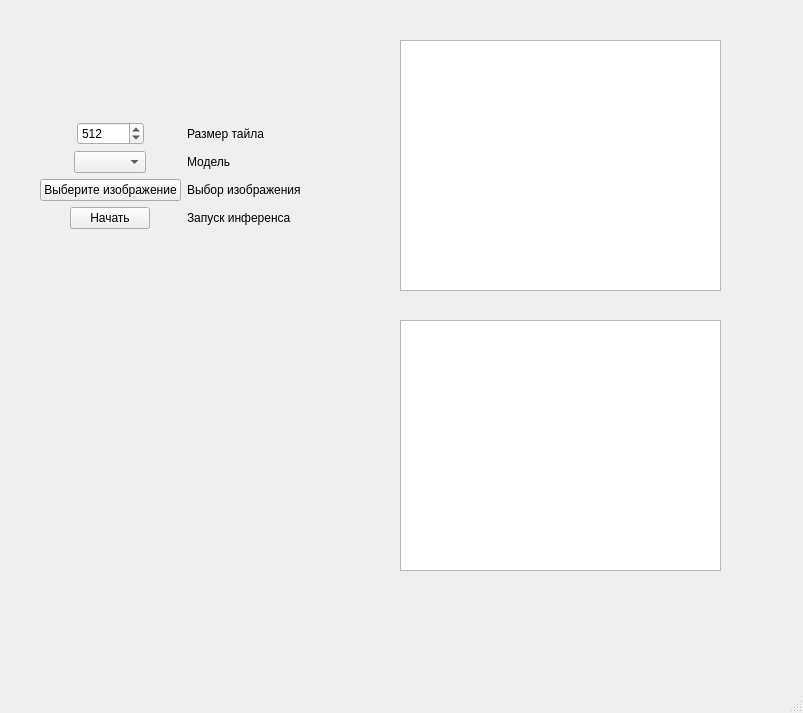
<?xml version="1.0" encoding="UTF-8"?>
<ui version="4.0">
 <class>MainWindow</class>
 <widget class="QMainWindow" name="MainWindow">
  <property name="geometry">
   <rect>
    <x>0</x>
    <y>0</y>
    <width>803</width>
    <height>713</height>
   </rect>
  </property>
  <property name="windowTitle">
   <string>MainWindow</string>
  </property>
  <widget class="QWidget" name="centralwidget">
   <widget class="QWidget" name="formLayoutWidget_2">
    <property name="geometry">
     <rect>
      <x>40</x>
      <y>90</y>
      <width>282</width>
      <height>171</height>
     </rect>
    </property>
    <layout class="QFormLayout" name="formLayout_2">
     <property name="sizeConstraint">
      <enum>QLayout::SetDefaultConstraint</enum>
     </property>
     <property name="rowWrapPolicy">
      <enum>QFormLayout::DontWrapRows</enum>
     </property>
     <property name="labelAlignment">
      <set>Qt::AlignCenter</set>
     </property>
     <property name="formAlignment">
      <set>Qt::AlignCenter</set>
     </property>
     <item row="0" column="0">
      <widget class="QSpinBox" name="TileSize">
       <property name="maximum">
        <number>100000</number>
       </property>
       <property name="value">
        <number>512</number>
       </property>
      </widget>
     </item>
     <item row="1" column="0">
      <widget class="QComboBox" name="ModelComboBox"/>
     </item>
     <item row="2" column="0">
      <widget class="QPushButton" name="InputImageButton">
       <property name="text">
        <string>Выберите изображение</string>
       </property>
      </widget>
     </item>
     <item row="3" column="0">
      <widget class="QPushButton" name="StartInferenceButton">
       <property name="text">
        <string>Начать</string>
       </property>
      </widget>
     </item>
     <item row="0" column="1">
      <widget class="QLabel" name="label">
       <property name="text">
        <string>Размер тайла</string>
       </property>
      </widget>
     </item>
     <item row="1" column="1">
      <widget class="QLabel" name="label_2">
       <property name="text">
        <string>Модель</string>
       </property>
      </widget>
     </item>
     <item row="2" column="1">
      <widget class="QLabel" name="label_3">
       <property name="text">
        <string>Выбор изображения</string>
       </property>
      </widget>
     </item>
     <item row="3" column="1">
      <widget class="QLabel" name="label_4">
       <property name="text">
        <string>Запуск инференса</string>
       </property>
      </widget>
     </item>
    </layout>
   </widget>
   <widget class="QGraphicsView" name="ImageBrowser">
    <property name="geometry">
     <rect>
      <x>400</x>
      <y>40</y>
      <width>321</width>
      <height>251</height>
     </rect>
    </property>
   </widget>
   <widget class="QGraphicsView" name="ImageBrowserOut">
    <property name="geometry">
     <rect>
      <x>400</x>
      <y>320</y>
      <width>321</width>
      <height>251</height>
     </rect>
    </property>
   </widget>
  </widget>
  <widget class="QMenuBar" name="menubar">
   <property name="geometry">
    <rect>
     <x>0</x>
     <y>0</y>
     <width>803</width>
     <height>26</height>
    </rect>
   </property>
  </widget>
  <widget class="QStatusBar" name="statusbar"/>
 </widget>
 <resources/>
 <connections/>
</ui>
